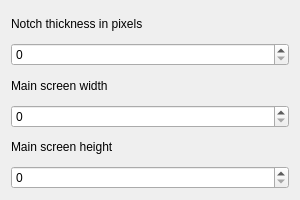
<?xml version="1.0" encoding="UTF-8"?>
<ui version="4.0">
 <class>KWin::NotchConfigForm</class>
 <widget class="QWidget" name="KWin::NotchConfigForm">
  <property name="geometry">
   <rect>
    <x>0</x>
    <y>0</y>
    <width>300</width>
    <height>200</height>
   </rect>
  </property>
  <property name="minimumSize">
   <size>
    <width>300</width>
    <height>200</height>
   </size>
  </property>
  <property name="windowTitle">
   <string>Kwin notch avoider</string>
  </property>
  <layout class="QVBoxLayout" name="verticalLayout">
   <item>
    <widget class="QLabel" name="notchLabel">
     <property name="text">
      <string>Notch thickness in pixels</string>
     </property>
    </widget>
   </item>
   <item>
    <widget class="QSpinBox" name="kcfg_notchThickness">
     <property name="maximum">
      <number>400</number>
     </property>
     <property name="singleStep">
      <number>1</number>
     </property>
    </widget>
   </item>
   <item>
    <widget class="QLabel" name="screenWidthLabel">
     <property name="text">
      <string>Main screen width</string>
     </property>
    </widget>
   </item>
   <item>
    <widget class="QSpinBox" name="kcfg_screenWidth">
     <property name="maximum">
      <number>6000</number>
     </property>
     <property name="singleStep">
      <number>1</number>
     </property>
    </widget>
   </item>
   <item>
    <widget class="QLabel" name="screenHeightLabel">
     <property name="text">
      <string>Main screen height</string>
     </property>
    </widget>
   </item>
   <item>
    <widget class="QSpinBox" name="kcfg_screenHeight">
     <property name="maximum">
      <number>4000</number>
     </property>
     <property name="singleStep">
      <number>1</number>
     </property>
    </widget>
   </item>
  </layout>
 </widget>
 <resources/>
 <connections/>
</ui>
